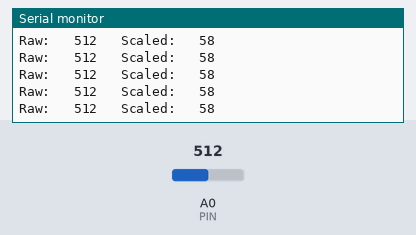
Simulated run of this sketch. Board: Arduino Uno, built with avr-gcc and run on an emulated ATmega328P. Parts: the last lines printed to the serial monitor. The inputs (shaded band) are chosen by the test bench; at power-on: A0 (PIN) = 512.

Above: at 1.2 s.
1.3 s: A0 (PIN) set to 681
At 1.9 s:
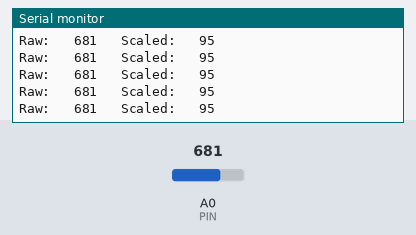
4.3 s: A0 (PIN) set to 711
At 4.9 s:
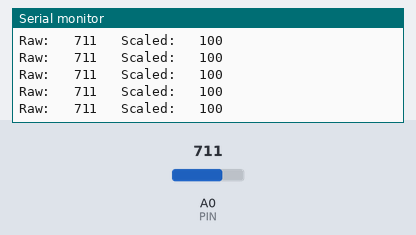
7.3 s: A0 (PIN) set to 990
At 8.1 s:
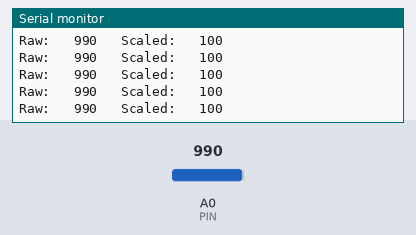
10.3 s: A0 (PIN) set to 1015
At 10.8 s:
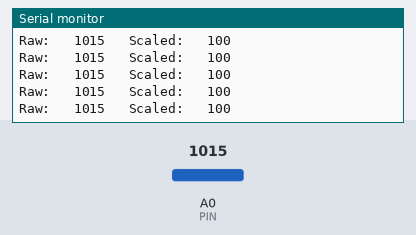
Timing chart, 0 to 13.3 s (numbered marks = the images above; inputs shaded):
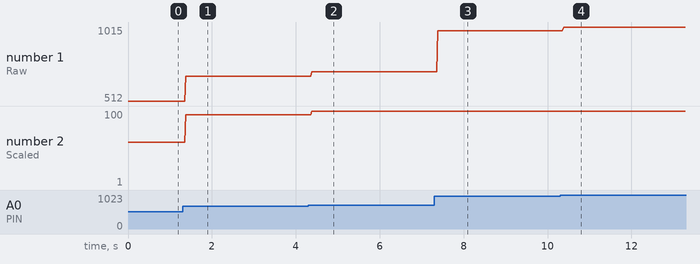

Measured:
- after the input at 1.3 s, the serial monitor: prints a new line after 0.08 s (image 1)
- after the input at 4.3 s, the serial monitor: prints a new line after 0.08 s (image 2)
- after the input at 7.3 s, the serial monitor: prints a new line after 0.08 s (image 3)
- after the input at 10.3 s, the serial monitor: prints a new line after 0.08 s (image 4)
- plotted number 1: 512 → 681 after the input at 1.3 s, 681 → 711 after the input at 4.3 s, 711 → 990 after the input at 7.3 s, 990 → 1015 after the input at 10.3 s
- plotted number 2: 58 → 95 after the input at 1.3 s, 95 → 100 after the input at 4.3 s, 100 → 1 after the input at 10.3 s

The sketch:

ldr_test.ino
```cpp
// LDR Test
// gwn een  ldr'etje teste

#define PIN 14

#define SCALE_MIN 250
#define SCALE_MAX 700

void setup() {
    Serial.begin(9600);
    pinMode(PIN, INPUT);
}

void loop() {
    unsigned int data = analogRead(PIN);
    unsigned int scaled_data = constrain(map(data, SCALE_MIN, SCALE_MAX, 0, 100), 0, 100);


    Serial.println();
    Serial.print("Raw:   ");
    Serial.print(data);
    Serial.print("   Scaled:   ");
    Serial.print(scaled_data);


    delay(10);
}
```
